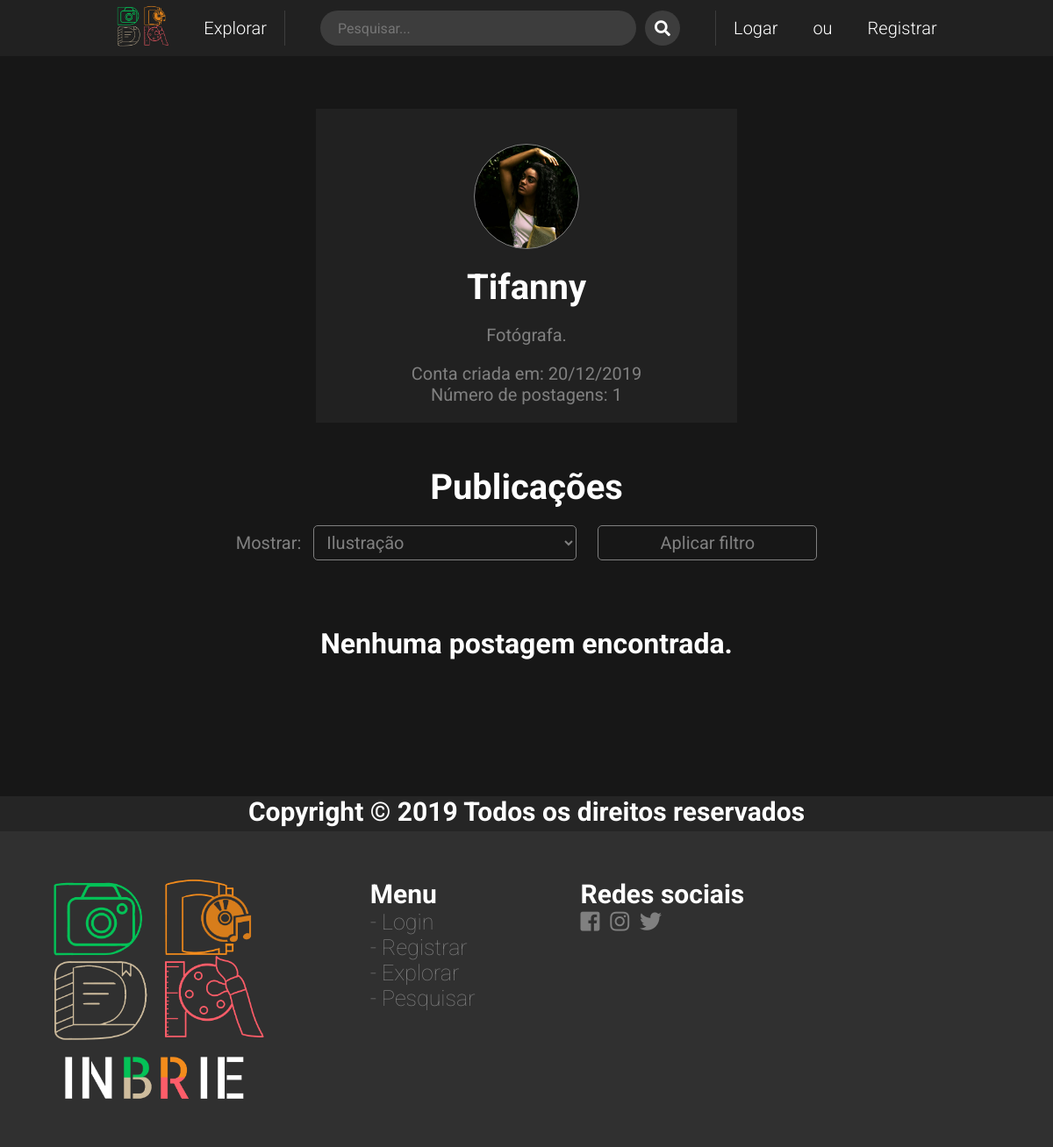
The page /perfil.php?usuarioID=12 on the database its author committed.
### tables this page shows
CREATE TABLE IF NOT EXISTS `usuario` (
  `usuarioID` int(11) NOT NULL AUTO_INCREMENT,
  `usuarioNome` varchar(16) NOT NULL,
  `usuarioBio` varchar(1000) DEFAULT 'Sem biografia.',
  `usuarioEmail` varchar(36) NOT NULL,
  `usuarioSenha` varchar(62) NOT NULL,
  `usuarioFotoPerfil` varchar(500) NOT NULL,
  `usuarioDataRegistro` timestamp NOT NULL DEFAULT CURRENT_TIMESTAMP,
  PRIMARY KEY (`usuarioID`),
  UNIQUE KEY `userName_UNIQUE` (`usuarioNome`),
  UNIQUE KEY `userEmail_UNIQUE` (`usuarioEmail`)
);

### perfil.php (the view, shortened to what this page needs)
<?php
    include('zActionsPHP/conexaoDB.php');
?>
<!DOCTYPE html>
<html lang="pt-BR">
<head>
    <link rel="stylesheet" href="styles/stylePerfil.css">
    <link rel="stylesheet" href="styles/styleInputTag.css">
    <link rel="stylesheet" href="styles/styleNavBar.css">
    <link rel="stylesheet" href="styles/styleMsgBox.css">
    <link rel="stylesheet" href="styles/styleFooter.css">
    <link rel="stylesheet" href="https://use.fontawesome.com/releases/v5.7.0/css/all.css">
</head>
<body class="preload" id="preloadcontainer">
    <?php
        include('header.php');
        if(isset($_GET['showExplore'], $_GET['usuarioID'])){
            $organizeExplore = "MaisRecentes";
            $showExplore = $_GET['showExplore'];
            $usuarioID = $_GET['usuarioID'];
        }else{
            $organizeExplore = "MaisRecentes";
            $showExplore = "ilustracao";
            $usuarioID = $_GET['usuarioID'];
        }
        $sql = "SELECT usuarioNome, usuarioBio, usuarioFotoPerfil, usuarioDataRegistro FROM usuario WHERE usuarioID = $usuarioID;";
        $result = mysqli_query($conexao, $sql);
        if(mysqli_num_rows($result) > 0){
            while($row = mysqli_fetch_assoc($result)){
                $usuarioNome = $row['usuarioNome'];
                $usuarioBio = $row['usuarioBio'];
                $usuarioFotoPerfil = $row['usuarioFotoPerfil'];
                $usuarioFotoPerfil = substr($usuarioFotoPerfil, 3);
                $usuarioDataRegistro = $row['usuarioDataRegistro'];
                $usuarioDataRegistro = date("d/m/Y", strtotime($usuarioDataRegistro));
                $sqlFotografia = "SELECT COUNT(*) AS contadorPostFotografia FROM posttipofotografia WHERE id_usuario = $usuarioID";
                $resultFotografia = mysqli_query($conexao, $sqlFotografia);
                while($contadorPostFotografia = mysqli_fetch_assoc($resultFotografia)){
                    $contadorPost = $contadorPostFotografia['contadorPostFotografia'];
                }
                $sqlIlustracao = "SELECT COUNT(*) AS contadorPostIlustracao FROM posttipoilustracao WHERE id_usuario = $usuarioID";
                $resultIlustracao = mysqli_query($conexao, $sqlIlustracao);
                while($contadorPostIlustracao = mysqli_fetch_assoc($resultIlustracao)){
                    $contadorPost = $contadorPost + $contadorPostIlustracao['contadorPostIlustracao'];
                }
                $sqlLiteratura = "SELECT COUNT(*) AS contadorPostLiteratura FROM posttipoliteratura WHERE id_usuario = $usuarioID";
                $resultLiteratura = mysqli_query($conexao, $sqlLiteratura);
                while($contadorPostLiteratura = mysqli_fetch_assoc($resultLiteratura)){
                    $contadorPost = $contadorPost + $contadorPostLiteratura['contadorPostLiteratura'];
                }
                $sqlMusica = "SELECT COUNT(*) AS contadorPostMusica FROM posttipomusica WHERE id_usuario = $usuarioID";
                $resultMusica = mysqli_query($conexao, $sqlMusica);
                while($contadorPostMusica = mysqli_fetch_assoc($resultMusica)){
                    $contadorPost = $contadorPost + $contadorPostMusica['contadorPostMusica'];
                }
            }
        }else{
            header('Location: error404.php');
            exit;
        }
    ?>
    <div class="artista-perfil-container">
        <div class="artista-perfil-img" style="background-image: url('<?php echo $usuarioFotoPerfil; ?>')"></div>
        <div class="title-perfil">
            <h1><?php echo $usuarioNome; ?></h1><br>
            <p><?php echo $usuarioBio; ?></p>
        </div>
        <div class="info-perfil">
            <p>Conta criada em: <?php echo $usuarioDataRegistro; ?></p>
            <p>Número de postagens: <?php echo $contadorPost; ?></p>
        </div>
    </div>
    <div class="post-container-perfil">
        <h1 class="h1-pub">Publicações</h1>
        <form class="inline-select" action="perfil.php" method="GET">
            <label for="showExplore">Mostrar:</label>
                <select name="showExplore" id="showExplore">
                <option value="ilustracao"
                <?php echo $showExplore=="ilustracao" ? "selected" : ""; ?>>Ilustração</option>
            </select>
            <input class="apply-filtro" type="submit" value="Aplicar filtro">
        </form>
        <?php
                $tableTipo = "posttipo$showExplore";
                $tableConteudo = "postconteudo$showExplore";
                $tableCurtida = "postcurtida$showExplore";
                $tableTag = "posttag$showExplore";
                $tableComentario = "postcomentario$showExplore";
                $id_post = "id_".$showExplore."Post";
                if($organizeExplore == "MaisRecentes"){
                    $orderBY = "ORDER BY $tableTipo.postData DESC";
                }else if($organizeExplore == "MenosRecentes"){
                    $orderBY = "ORDER BY $tableTipo.postData ASC";
                }else if($organizeExplore == "MaisCurtidos"){
                    $orderBY = "DESC";
                }else if($organizeExplore == "MenosCurtidos"){
                    $orderBY = "ASC";
                }
                $sql = "SELECT postID, postTitulo, postDescricao FROM $tableTipo, $tableTag WHERE $tableTag.$id_post = $tableTipo.postID AND $tableTipo.id_usuario = $usuarioID GROUP BY postID;";
                if($organizeExplore == "MaisRecentes" || $organizeExplore == "MenosRecentes"){
                    $sql = "SELECT postID, postTitulo, postDescricao FROM $tableTipo, $tableTag WHERE $tableTag.$id_post = $tableTipo.postID AND  $tableTipo.id_usuario = $usuarioID GROUP BY postID $orderBY;";
                }
                $result = mysqli_query($conexao, $sql);
                if(mysqli_num_rows($result) > 0){
                    echo "
                    <div class='content-container-pesquisar'>";
                    while($row = mysqli_fetch_assoc($result)){
                        $postID = $row['postID'];
                        $postTitulo = $row['postTitulo'];
                        $postDescricao = $row['postDescricao'];
                        if($showExplore == "literatura"){
                            echo "<div class='lit-box'>";
                        }else{
                            echo "<div class='box-pesquisar'>";
                        }
                        if($showExplore == "fotografia" || $showExplore == "ilustracao"){
                            $sqlPegarMinuatura = "SELECT conteudoDiretorio FROM $tableConteudo WHERE conteudoIndice = 1 AND $id_post = $postID";
                            $resultMiniatura = mysqli_query($conexao, $sqlPegarMinuatura);
                            while($miniatura = mysqli_fetch_assoc($resultMiniatura)){
                                $conteudoDiretorio = $miniatura['conteudoDiretorio'];
                                $conteudoDiretorio = substr($conteudoDiretorio, 3);
                            }
                            echo "
                                <div class='preview-post-pesquisar' style='background-image:url(".$conteudoDiretorio.")'></div>
                            ";
                        }else if($showExplore == "literatura" || $showExplore == "musica"){
                            $sqlPegarMinuatura = "SELECT miniaturaDiretorio FROM $tableTipo WHERE postID = $postID";
                            $resultMiniatura = mysqli_query($conexao, $sqlPegarMinuatura);
                            while($miniatura = mysqli_fetch_assoc($resultMiniatura)){
                                $conteudoDiretorio = $miniatura['miniaturaDiretorio'];
                                $conteudoDiretorio = substr($conteudoDiretorio, 3);
                            }
                            if($showExplore == "literatura"){
                                echo "
                                <div class='lit-preview' style='background-image:url(".$conteudoDiretorio.")'></div>
                                ";
                            }
                            if($showExplore == "musica"){
                                echo "
                                <div class='music-preview' style='background-image:url(".$conteudoDiretorio.")'></div>
                                ";
                            }
                        }
                        echo "
                            <div class='title-post-pesquisar'>
                                <h2>$postTitulo</h2>
                                <p>$postDescricao</p>
                            </div>
                            <div class='tags-input'>";
                        $sql2 = "SELECT tag FROM $tableTag WHERE $id_post = $postID";
                        $result2 = mysqli_query($conexao, $sql2);
                        while($row2 = mysqli_fetch_assoc($result2)){
                            $tag = $row2['tag'];
                            echo "
                                <span class='tag'>
                                    <i class='fas fa-tag'></i>
                                    <span class='tagtext'>$tag</span>
                                </span>
                                ";
                        }
                        $sql3 = "SELECT COUNT(*) AS numLikes FROM $tableCurtida WHERE $id_post = $postID AND curtidaTipo = 1";
                        $result3 = mysqli_query($conexao, $sql3);
                        while($row3 = mysqli_fetch_assoc($result3)){
                            $numLikes = $row3['numLikes'];
                        }
                        $sql4 = "SELECT COUNT(*) AS numDeslikes FROM $tableCurtida WHERE $id_post = $postID AND curtidaTipo = 0";
                        $result4 = mysqli_query($conexao, $sql4);
                        while($row4 = mysqli_fetch_assoc($result4)){
                            $numDeslikes = $row4['numDeslikes'];
                        }
                        $sql5 = "SELECT COUNT(*) AS numComment FROM $tableComentario WHERE $id_post = $postID";
                        $result5 = mysqli_query($conexao, $sql5);
                        while($row5 = mysqli_fetch_assoc($result5)){
                            $numComment = $row5['numComment'];
                        }
                        echo "
                        </div>
                        <div class = 'link-view-pub-container'>
                        ";
                        switch ($showExplore) {
                            case 'fotografia':
                            echo "<a target='_blank' class='view-pub-link' href='fotografia.php?postID=$postID'><p>Ver publicação</p></a>";
                                break;
                            case 'ilustracao':
                            echo "<a target='_blank' class='view-pub-link' href='ilustracao.php?postID=$postID'><p>Ver publicação</p></a>";
                                break;
                            case 'musica':
                            echo "<a target='_blank' class='view-pub-link' href='musica.php?postID=$postID'><p>Ver publicação</p></a>";
                                break;
                            case 'literatura':
                            echo "<a target='_blank' class='view-pub-link' href='literatura.php?postID=$postID'><p>Ver publicação</p></a>";
                                break;
                        }
                        echo "
                        </div>
                            <div class='info-post-container'>
                                <p> $numLikes &nbsp;&nbsp;&nbsp;<i class='fas fa-thumbs-up'></i></p>
                                <p> $numDeslikes &nbsp;&nbsp;&nbsp;<i class='fas fa-thumbs-down'></i></p>
                                <p> $numComment &nbsp;&nbsp;&nbsp;<i class='fas fa-comment'></i></p>
                            </div>
                        </div>
                        ";
                    }
                }else{
                    echo "<br><br><br><br><h1 style='color: white;'>Nenhuma postagem encontrada.</h1><br><br><br><br><br>";
                }
            ?>
        </div>
</body>
</html>

### styles/stylePerfil.css (style rules this page uses)
* { margin: 0; padding: 0; box-sizing: border-box; font-family: 'Roboto'; }
html { background-color: #171717; }
.artista-perfil-container { width: 40vw; left: 50%; padding: 20px; background-color: #212121; position: relative; transform: translate(-50%, 0%); display: flex; flex-direction: column; align-items: center; }
.artista-perfil-img { width: 10vw; height: 10vw; margin-top: 20px; border: 1px solid gray; border-radius: 50%; }
.title-perfil { margin-top: 20px; max-width: 60%; text-align: center; }
.title-perfil > h1 { color: white; font-size: 40px; }
.title-perfil > p { color: #808080; font-size: 20px; }
.info-perfil { margin-top: 20px; color: #808080; text-align: center; font-size: 20px; }
.post-container-perfil { display: flex; flex-direction: column; justify-content: center; align-items: center; width: 75%; position: relative; left: 50%; transform: translate(-50%, 0%); }
.h1-pub { color: white; margin-top: 50px; font-size: 40px; }
.inline-select { margin-top: 20px; }
.inline-select > label { font-size: 20px; color: #808080; margin-right: 10px; }
.inline-select > select { background: none; border: 1px solid #808080; border-radius: 5px; width: 300px; height: 40px; color: #808080; font-size: 20px; padding-left: 10px; outline: none; }
.apply-filtro { background: none; border: 1px solid #808080; border-radius: 5px; width: 250px; height: 40px; color: #808080; font-size: 20px; cursor: pointer; outline: none; margin-left: 20px; }
.artista-perfil-img { background-repeat: no-repeat; background-position: center; background-size: cover; }

### styles/styleNavBar.css (style rules this page uses)
* { margin: 0; padding: 0; box-sizing: border-box; }

### styles/styleFooter.css (style rules this page uses)
.footerbar { width: 100vw; max-width: 100%; height: 400px; position: relative; margin-top: 60px; background-color: #303030; font-family: 'Roboto'; }
.titlefooter { width: 100%; height: 10%; background-color: #252525; color: white; text-align: center; font-size: 15px; font-family: 'Roboto'; }
.contentfooter { width: 100%; height: 90%; display: flex; align-items: center; font-family: 'Roboto'; }
.container-contentfooter { width: 75%; height: 70%; margin-left: 5vw; display: flex; }
.container-contentfooter > img { max-height: 100%; }
.row { margin-left: 10vw; }
.row.menu { display: flex; flex-direction: column; }
.row > h1 { color: white; font-size: 30px; }
.row > a { color: #808080; font-size: 25px; font-weight: lighter; text-decoration: none; }
.fa-facebook-square, .fa-instagram, .fa-twitter { transition: color 0.25s ease-in-out; }

### rows shown on the page
usuario: usuarioFotoPerfil (picture), usuarioNome "Tifanny", usuarioBio "Fotógrafa.", usuarioDataRegistro "20/12/2019"

### other values the page prints
$contadorPost "1"
